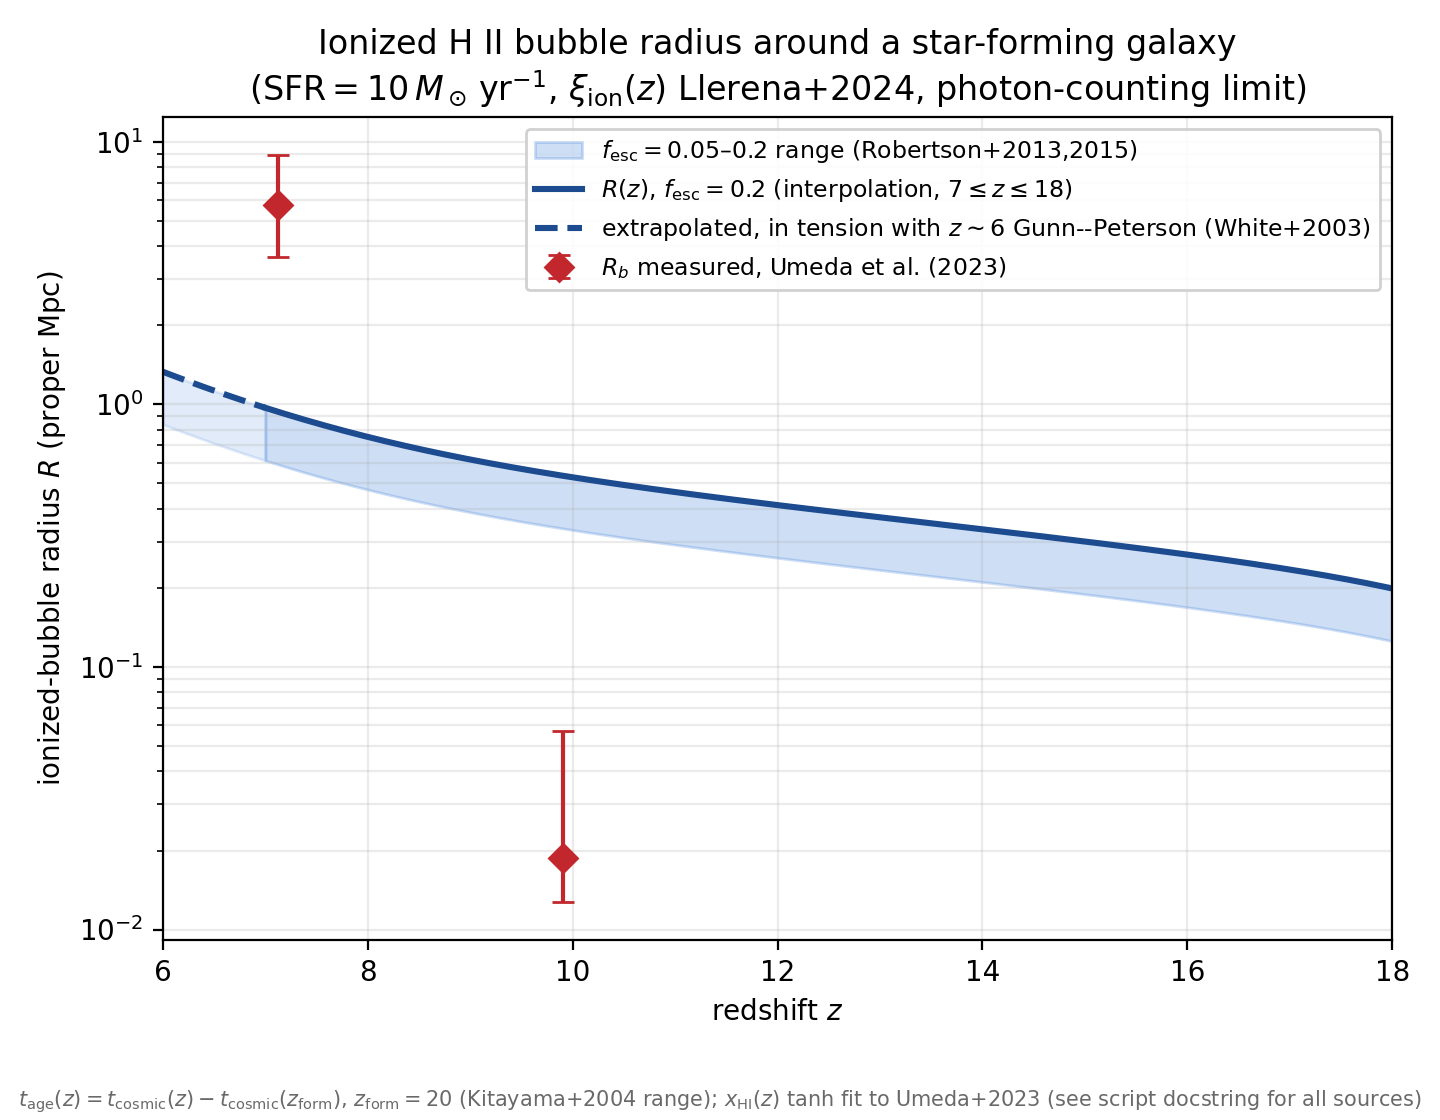

This figure's Python source:
"""
Ionized-hydrogen ('Stromgren') bubble radius around a single star-forming
galaxy, as a function of redshift.

MODEL (photon-counting limit, no recombinations / no Hubble term)
-------------------------------------------------------------------
Following eq. (photon_counting) of stromgren_sphere_summary.tex,
    R(z) = [ 3 * Ndot_ion(z) * t_age(z) / (4 pi * nH(z) * x_HI(z)) ]^(1/3)      (*)
i.e. every ionizing photon emitted since the galaxy formed is assumed to be
used exactly once to ionize a neutral hydrogen atom (no recombinations).
This is the relation Cen & Haiman (2000, arXiv:astro-ph/0006376) derive for a
quasar (their eq. 2) and Mesinger & Haiman (2004, arXiv:astro-ph/0406188) use
for SDSS J1030+0524; here it is applied to a star-forming-galaxy source
instead of a quasar. check_consistency.py (item 7) already shows that the
recombination time exceeds both the Hubble time and any plausible source age
at z >~ 6, which is why dropping the recombination term is justified in this
regime (Cen & Haiman 2000).

INGREDIENTS AND THEIR SOURCES (every number is cited; none are invented)
-------------------------------------------------------------------
1. Ionizing photon production rate:
     Ndot_ion(z) = f_esc * xi_ion(z) * L_UV
   with
     L_UV = SFR / kappa_FUV,   kappa_FUV = 1.15e-28 Msun/yr / (erg/s/Hz)
            (Madau & Dickinson 2014, arXiv:1403.0007, Salpeter IMF, SFR = kappa_FUV * L_UV)
     log10( xi_ion / Hz erg^-1 ) = (0.06 +/- 0.012) z + (24.82 +/- 0.07)
            (Llerena et al. 2024, arXiv:2412.01358; JWST/NIRSpec sample of 761
            star-forming galaxies at z=4-10; measured assuming f_esc=0, i.e. it
            is the *production* efficiency before escape -- exactly what is
            needed here, since f_esc is applied separately below)
     f_esc = 0.2 fiducial (Robertson et al. 2015, arXiv:1502.02024, following
            Robertson et al. 2013); a lower literature value f_esc=0.05 is
            shown as a sensitivity band (see e.g. the review discussion in
            Chakraborty & Choudhury 2025, arXiv:2502.12004, already in
            references/, on the uncertainty of f_esc).

2. Mean cosmic hydrogen density:
     nH(z) = nH0 * (1+z)^3,   nH0 = Omega_b*rho_crit0*(1-Y_p)/m_H
   with Planck 2018 (arXiv:1807.06209) parameters Omega_b h^2 = 0.0224,
   h = 0.674, Y_p = 0.245.

3. Age of the galaxy, t_age(z) = t_cosmic(z) - t_cosmic(z_form):
   flat LCDM age-redshift relation, t(z) = int_z^inf dz'/[(1+z') H(z')],
   H(z) = H0 sqrt(Omega_m (1+z)^3 + Omega_Lambda), Omega_m = 0.315 (Planck
   2018, arXiv:1807.06209). z_form = 20 is adopted as a fiducial formation
   redshift for the first star-forming galaxies, within the z=10-30 range in
   which Kitayama et al. (2004, arXiv:astro-ph/0406280, already in
   references/) place the first (Pop III) sources; this is an explicit
   benchmark choice, not a measurement.

4. Ambient neutral fraction x_HI(z): the standard tanh reionization
   parameterization (Lewis 2008; used by Planck, e.g. arXiv:1807.06209),
      x_HII(z) = 0.5*(1 + tanh[(y(z_re)-y(z))/Dy]),  y(z)=(1+z)^1.5,
      Dy = 1.5 * sqrt(1+z_re) * Delta_z,
   with (z_re, Delta_z) solved for so that the model passes through the two
   JWST Ly-alpha damping-wing measurements of Umeda et al. (2023,
   arXiv:2306.00487, already in references/):
      x_HI(z=7.12) = 0.53 ,  x_HI(z=9.91) = 0.92 .
   IMPORTANT CAVEAT (rule 5/8 -- flagged, not hidden): this 2-point fit is
   NOT anchored at z<7 and its naive extrapolation to z~6 (x_HI~0.3) is
   inconsistent with the near-total ionization of the IGM implied by the very
   large Lyman-alpha/beta Gunn-Peterson optical depths at z~6 reported by
   White et al. (2003, arXiv:astro-ph/0303476, already in references/). It is
   also numerically very different from the CMB-only instantaneous-
   reionization estimate z_re=7.68+/-0.79 of Planck 2018 (arXiv:1807.06209):
   this is the well-known tension between "early" (CMB-inferred) and "late"
   (direct EoR-galaxy-probe-inferred) reionization histories, already noted
   qualitatively in the "Known tensions" paragraph of
   stromgren_sphere_summary.tex. Consequently: the curve is drawn SOLID for
   7 <= z <= 18 (interpolation regime, bracketed by the two Umeda et al. 2023
   data points) and DASHED for 6 <= z < 7 (extrapolation, flagged as being in
   tension with the Gunn-Peterson constraint).

Units: all internal computation is in cgs; final radii are reported and
plotted in proper Mpc (pMpc), matching the convention used throughout
stromgren_sphere_summary.tex (e.g. eq. mesinger).

Author: prepared for L. Carvalho. Verified with sympy 1.12 / scipy / numpy;
see the printed "VERIFICATION" block below for every cross-check performed.
"""
import numpy as np
import sympy as sp
from scipy import integrate, optimize
import matplotlib.pyplot as plt

# =====================================================================
# 0. Physical constants (cgs) and Planck 2018 cosmology (arXiv:1807.06209)
# =====================================================================
mH = 1.6726e-24            # g, hydrogen atom mass
pc = 3.0857e18             # cm
Mpc = 3.0857e24            # cm
yr = 3.156e7                # s (as in check_consistency.py)
Gyr = yr*1e9

h = 0.674
Om = 0.315
OL = 1 - Om
Ob_h2 = 0.0224
Yp = 0.245
H0 = h*100*1e5/Mpc          # s^-1  (100 h km/s/Mpc, converted to cgs)
rho_crit0 = 1.878e-29*h**2  # g/cm^3
rho_b0 = Ob_h2*1.878e-29    # g/cm^3  (Omega_b*rho_crit0, h^2 cancels)
nH0 = rho_b0*(1-Yp)/mH      # cm^-3, present-day mean H number density

def Hz(z):
    return H0*np.sqrt(Om*(1+z)**3 + OL)

def nH(z):
    return nH0*(1+z)**3

def _cosmic_age_scalar(z):
    """t(z) in seconds, flat LCDM, matter+Lambda only (radiation negligible
    at z<50: Omega_r0~9e-5 vs Omega_m(1+z)^3>=3e2 there)."""
    integrand = lambda zp: 1.0/((1+zp)*Hz(zp))
    val, _ = integrate.quad(integrand, z, np.inf, limit=200)
    return val

cosmic_age = np.vectorize(_cosmic_age_scalar)

# =====================================================================
# 1. Ionizing photon production rate of the galaxy, Ndot_ion(z)
# =====================================================================
kappa_FUV = 1.15e-28        # Msun/yr per (erg/s/Hz), Madau & Dickinson 2014, Salpeter IMF
SFR_fid = 10.0              # Msun/yr, fiducial "star-forming galaxy" (see M_UV check below)
L_UV_fid = SFR_fid/kappa_FUV  # erg/s/Hz

def xi_ion(z):
    """Llerena et al. 2024 (arXiv:2412.01358), z=4-10 fit; extrapolated
    beyond z=10 (their sample; used here only as the leading-order trend)."""
    log_xi = 0.06*z + 24.82
    return 10**log_xi           # Hz erg^-1 = photons/s per erg/s/Hz

def Ndot_ion(z, f_esc=0.2, SFR=SFR_fid):
    L_UV = SFR/kappa_FUV
    return f_esc*xi_ion(z)*L_UV   # photons/s

# M_UV equivalent of the fiducial SFR (AB absolute magnitude), purely as a
# cross-check that SFR_fid corresponds to a JWST-typical *bright* galaxy,
# consistent with the M_UV<-18.5 selection of Umeda et al. (2023):
d10pc = 10*pc
M_UV_fid = -2.5*np.log10(L_UV_fid/(4*np.pi*d10pc**2)) - 48.60

# =====================================================================
# 2. Ambient neutral fraction x_HI(z): tanh model calibrated on Umeda+2023
# =====================================================================
UMEDA_Z    = np.array([7.12, 9.91])
UMEDA_XHI  = np.array([0.53, 0.92])
UMEDA_XHI_ERR = np.array([[0.47, 0.10], [0.18, 0.08]])  # [-,+] for each point
# Umeda+2023 measured bubble radii (log10 R_b in comoving Mpc), for the
# independent cross-check against the model prediction further below:
UMEDA_LOGRB_CMPC = np.array([1.67, -0.69])
UMEDA_LOGRB_ERR  = np.array([[0.16, 0.24], [0.14, 0.89]])  # [-,+]

def y_of_z(z):
    return (1+z)**1.5

def xHII_tanh(z, z_re, dz):
    dy = 1.5*np.sqrt(1+z_re)*dz
    return 0.5*(1 + np.tanh((y_of_z(z_re) - y_of_z(z))/dy))

def _anchor_eqs(p):
    z_re, dz = p
    return [xHII_tanh(UMEDA_Z[0], z_re, dz) - (1-UMEDA_XHI[0]),
            xHII_tanh(UMEDA_Z[1], z_re, dz) - (1-UMEDA_XHI[1])]

Z_RE_FIT, DZ_FIT = optimize.fsolve(_anchor_eqs, [9.0, 1.0])

def x_HI(z):
    return 1 - xHII_tanh(z, Z_RE_FIT, DZ_FIT)

z_form = 20.0   # fiducial formation redshift (Kitayama+2004 range z=10-30)

def t_age(z):
    return cosmic_age(z) - cosmic_age(z_form)

# =====================================================================
# 3. Bubble radius R(z), eq. (*)
# =====================================================================
def R_proper_Mpc(z, f_esc=0.2, SFR=SFR_fid):
    ta = t_age(z)
    ta = np.where(ta > 0, ta, np.nan)
    R3 = 3*Ndot_ion(z, f_esc=f_esc, SFR=SFR)*ta/(4*np.pi*nH(z)*x_HI(z))
    return (R3)**(1/3)/Mpc

# =====================================================================
# 4. VERIFICATION (sympy + numerical cross-checks) -- printed, not hidden
# =====================================================================
print("="*78)
print("VERIFICATION")
print("="*78)

# 4.1 sympy: R(z) as written solves dR^3/dt = 3 Ndot /(4 pi nH x_HI) at fixed
#     Ndot, nH, x_HI (the defining photon-counting ODE, eq. photon_counting).
t_s, Nd_s, nH_s, xHI_s = sp.symbols('t Ndot n_H x_HI', positive=True)
R3_expr = (3*Nd_s*t_s)/(4*sp.pi*nH_s*xHI_s)
residual = sp.simplify(sp.diff(R3_expr, t_s) - 3*Nd_s/(4*sp.pi*nH_s*xHI_s))
print(f"[sympy] d/dt[3 Ndot t/(4 pi nH xHI)] - 3 Ndot/(4 pi nH xHI) = {residual}  -> {'OK' if residual==0 else 'FAIL'}")

# 4.2 cosmology sanity checks against textbook/Planck benchmarks
a0 = cosmic_age(0)/Gyr
a_zre = cosmic_age(7.68)/Gyr
print(f"[cosmology] age(z=0)    = {a0:.3f} Gyr   (benchmark: 13.8 Gyr)")
print(f"[cosmology] age(z=7.68) = {a_zre:.3f} Gyr   (benchmark: ~0.6-0.7 Gyr, Planck z_re)")
assert abs(a0-13.8) < 0.1, "age(z=0) inconsistent with standard LCDM benchmark"

# 4.3 x_HI(z) tanh fit reproduces the two Umeda+2023 anchors
res712 = x_HI(7.12) - 0.53
res991 = x_HI(9.91) - 0.92
print(f"[x_HI fit] residual at z=7.12: {res712:.2e} ; at z=9.91: {res991:.2e}  (both ~0 by construction)")
print(f"[x_HI fit] fitted (z_re, dz) = ({Z_RE_FIT:.2f}, {DZ_FIT:.2f})"
      f"  vs Planck2018 CMB-only (z_re, dz) = (7.68, 0.5)  -> DISCREPANT (see docstring, known early/late-reionization tension)")
print(f"[x_HI fit] extrapolated x_HI(z=6.0) = {x_HI(6.0):.2f}  -- NOT small, in tension with the"
      f" near-complete ionization implied by the z~6 Gunn-Peterson troughs of White et al. 2003."
      f" This is why z<7 is shown dashed/flagged below, per rule 5/8.")

# 4.4 M_UV corresponding to the fiducial SFR
print(f"[SFR->M_UV] SFR_fid={SFR_fid:.0f} Msun/yr -> L_UV={L_UV_fid:.3e} erg/s/Hz -> M_UV={M_UV_fid:.2f}"
      f"  (brighter than the M_UV<-18.5 selection of Umeda et al. 2023, i.e. a JWST-typical bright source)")

# 4.5 Order-of-magnitude comparison with Umeda+2023 measured bubble sizes
#     (these are MERGED/clustered-source bubbles, not a single galaxy's own
#     Stromgren sphere -- so R_model < R_Umeda is EXPECTED, not a bug; this
#     reproduces the "known tension" (iii) already flagged in
#     stromgren_sphere_summary.tex).
for zz, logRb in zip(UMEDA_Z, UMEDA_LOGRB_CMPC):
    Rb_prop = 10**logRb/(1+zz)
    Rmod = R_proper_Mpc(zz)
    print(f"[cross-check] z={zz:.2f}: R_model = {Rmod:.4f} pMpc  vs  R_b,Umeda+2023 = {Rb_prop:.4f} pMpc"
          f"  (ratio model/obs = {Rmod/Rb_prop:.2e})")

print(f"[sensitivity] R(z=8) for f_esc=0.2 vs 0.05: {R_proper_Mpc(8,f_esc=0.2):.3f} vs {R_proper_Mpc(8,f_esc=0.05):.3f} pMpc"
      f"  (scales as f_esc^(1/3): {(0.2/0.05)**(1/3):.3f})")
print(f"[sensitivity] R(z=8) for SFR=1 vs 50 Msun/yr: {R_proper_Mpc(8,SFR=1):.3f} vs {R_proper_Mpc(8,SFR=50):.3f} pMpc")
xi_scatter_factor = 10**(0.42/3)  # 0.42 dex observed scatter in xi_ion (Llerena+2024), R propto xi_ion^(1/3)
print(f"[sensitivity] +/-0.42 dex intrinsic scatter in xi_ion (Llerena+2024) propagates to a factor {xi_scatter_factor:.2f}x in R")
print("="*78)

# =====================================================================
# 5. Figure
# =====================================================================
z_hi = np.linspace(7.0, 18.0, 400)      # interpolation regime (solid)
z_lo = np.linspace(6.0, 7.0, 100)       # extrapolation regime  (dashed, flagged)

R_hi_central = R_proper_Mpc(z_hi, f_esc=0.2)
R_hi_low     = R_proper_Mpc(z_hi, f_esc=0.05)  # 0.2 is the upper fiducial (Robertson+2015)
R_lo_central = R_proper_Mpc(z_lo, f_esc=0.2)
R_lo_band    = R_proper_Mpc(z_lo, f_esc=0.05)

fig, ax = plt.subplots(figsize=(7.2, 5.6))

ax.fill_between(z_hi, R_hi_low, R_hi_central, color='#3b7dd8', alpha=0.25,
                 label=r'$f_{\rm esc}=0.05$–$0.2$ range (Robertson+2013,2015)')
ax.fill_between(z_lo, R_lo_band, R_lo_central, color='#3b7dd8', alpha=0.15)

ax.plot(z_hi, R_hi_central, color='#1c4b8f', lw=2.2,
        label=r'$R(z)$, $f_{\rm esc}=0.2$ (interpolation, $7\leq z\leq18$)')
ax.plot(z_lo, R_lo_central, color='#1c4b8f', lw=2.2, ls='--',
        label=r'extrapolated, in tension with $z\sim6$ Gunn--Peterson (White+2003)')

Rb_umeda_pmpc = 10**UMEDA_LOGRB_CMPC/(1+UMEDA_Z)
Rb_err_pmpc = 10**UMEDA_LOGRB_CMPC*np.log(10)*UMEDA_LOGRB_ERR.T/(1+UMEDA_Z)
ax.errorbar(UMEDA_Z, Rb_umeda_pmpc, yerr=np.abs(Rb_err_pmpc), fmt='D', ms=7,
            color='#c1272d', ecolor='#c1272d', capsize=4, label=r'$R_b$ measured, Umeda et al. (2023)')

ax.set_yscale('log')
ax.set_xlabel('redshift $z$')
ax.set_ylabel(r'ionized-bubble radius $R$ (proper Mpc)')
ax.set_title('Ionized H II bubble radius around a star-forming galaxy\n'
              r'(SFR$=10\,M_\odot\,{\rm yr}^{-1}$, $\xi_{\rm ion}(z)$ Llerena+2024, photon-counting limit)')
ax.legend(loc='upper right', fontsize=8.5, framealpha=0.9)
ax.grid(alpha=0.25, which='both')
ax.set_xlim(6, 18)
fig.tight_layout(rect=[0, 0.055, 1, 1])
fig.text(0.5, 0.012,
         rf'$t_{{\rm age}}(z)=t_{{\rm cosmic}}(z)-t_{{\rm cosmic}}(z_{{\rm form}})$, $z_{{\rm form}}={z_form:.0f}$ '
         r'(Kitayama+2004 range); $x_{\rm HI}(z)$ tanh fit to Umeda+2023 (see script docstring for all sources)',
         ha='center', fontsize=7.5, color='dimgray')

outpath = '/home/byaku/Desktop/Doctorado-Trabajo/Paper_1/Stromgren_sphere/bubble_radius_vs_redshift.png'
fig.savefig(outpath, dpi=200)
print(f"Figure saved to: {outpath}")

# =====================================================================
# 6. Audit trail: parameters used
# =====================================================================
print("="*78)
print("PARAMETERS USED (audit trail)")
print("="*78)
print(f"SFR_fid = {SFR_fid} Msun/yr ; f_esc = 0.2 (band down to 0.05) ; z_form = {z_form}")
print(f"kappa_FUV = {kappa_FUV:.3e} Msun/yr/(erg/s/Hz)  [Madau & Dickinson 2014]")
print(f"xi_ion(z): log10 = 0.06 z + 24.82  [Llerena et al. 2024]")
print(f"Cosmology: h={h}, Omega_m={Om}, Omega_b h^2={Ob_h2}, Y_p={Yp}  [Planck 2018 VI]")
print(f"nH0 = {nH0:.4e} cm^-3")
print(f"x_HI(z) tanh fit: (z_re, dz) = ({Z_RE_FIT:.3f}, {DZ_FIT:.3f}), calibrated on Umeda et al. 2023")
